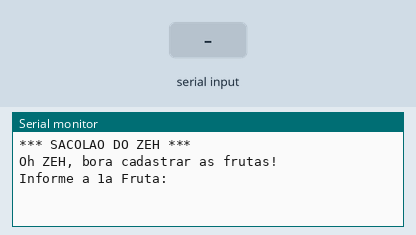
Recording of a sketch running on a simulated Arduino Uno, built with avr-gcc and run on an emulated ATmega328P. On the bench: the last lines printed to the serial monitor. The test bench sets the inputs (shaded band).

Above: at 0.8 s.
0.9 s: "1" received over Serial
At 2.3 s:
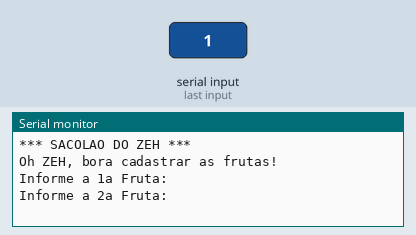
2.4 s: "0" received over Serial
At 3.8 s:
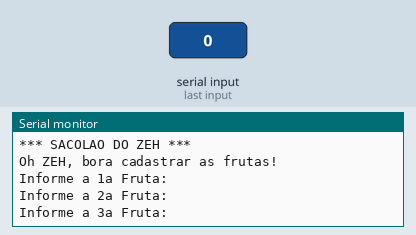
3.9 s: "2" received over Serial
At 5.2 s:
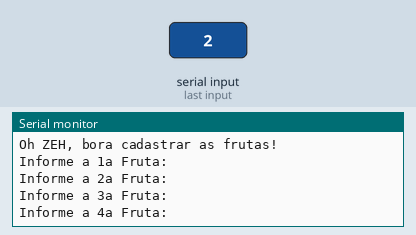
Timing chart, 0 to 6.9 s (numbered marks = the images above; inputs shaded):
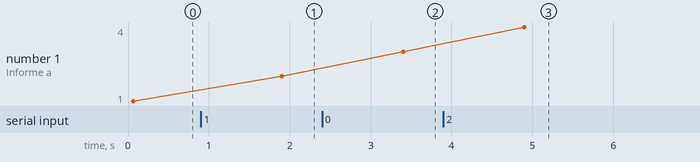

The sketch:

Vetor_-_cadastro_de_frutas.ino
```cpp
// C++ code
//
void setup()
{
  Serial.begin(9600);


  Serial.println("*** SACOLAO DO ZEH ***");
  Serial.println();

  String frutas[6];

  Serial.println("Oh ZEH, bora cadastrar as frutas!");

  Serial.println();

  for(int i = 0; i <= 5; i++){
  Serial.println("Informe a "+ String(i + 1)+ "a Fruta:");
  while (! Serial.available());
  String fruta = Serial.readString();

  frutas[i] = fruta;
  }
  for(int i = 0; i <= 5; i++){
  Serial.println(String(i + 1) + "a fruta" + frutas[i]);
  }
}

void loop()
{

}
```

Measured:
- after the input at 0.9 s, the serial monitor: prints a new line after 1.0 s (image 1)
- after the input at 2.4 s, the serial monitor: prints a new line after 1.0 s (image 2)
- after the input at 3.9 s, the serial monitor: prints a new line after 1.0 s (image 3)
- plotted number 1: 1 → 2 after the input at 0.9 s, 2 → 3 after the input at 2.4 s, 3 → 4 after the input at 3.9 s
